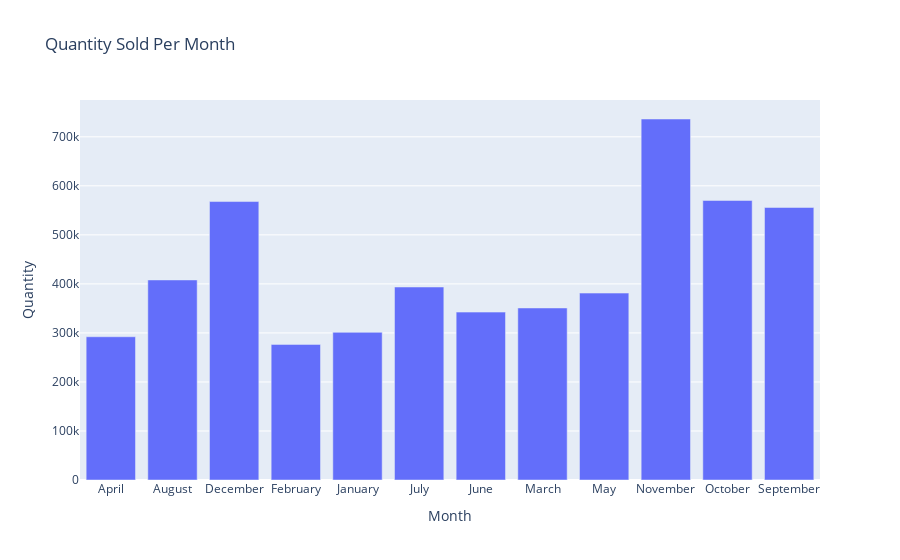

The cell this chart's notebook holds for it:
### Code cell
Monthly_Quantity = pd.DataFrame(df.groupby('Month')['Quantity'].sum()).reset_index()
fig = px.bar(Monthly_Quantity, y='Quantity', x='Month', title='Quantity Sold Per Month')
fig.show()

### Figure 1 — Plotly figure (JSON) as saved in the notebook; plotly's stock layout.template omitted (floating-point values rounded to 4 significant figures)
{"data": [{"alignmentgroup": "True", "hovertemplate": "Month=%{x}<br>Quantity=%{y}<extra></extra>", "legendgroup": "", "marker": {"color": "#636efa", "pattern": {"shape": ""}}, "name": "", "offsetgroup": "", "orientation": "v", "showlegend": false, "textposition": "auto", "type": "bar", "x": ["April", "August", "December", "February", "January", "July", "June", "March", "May", "November", "October", "September"], "xaxis": "x", "y": [292145, 408005, 567922, 276552, 301161, 393633, 342389, 350869, 381228, 736275, 570114, 555818], "yaxis": "y"}], "layout": {"barmode": "relative", "legend": {"tracegroupgap": 0}, "title": {"text": "Quantity Sold Per Month"}, "xaxis": {"anchor": "y", "domain": [0, 1], "title": {"text": "Month"}}, "yaxis": {"anchor": "x", "domain": [0, 1], "title": {"text": "Quantity"}}}}
